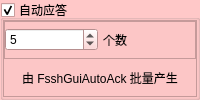
        <widget class="QGroupBox" name="groupBox_autoAck">
         <property name="minimumSize">
          <size>
           <width>0</width>
           <height>0</height>
          </size>
         </property>
         <property name="maximumSize">
          <size>
           <width>16777215</width>
           <height>100</height>
          </size>
         </property>
         <property name="palette">
          <palette>
           <active>
            <colorrole role="WindowText">
             <brush brushstyle="SolidPattern">
              <color alpha="255">
               <red>0</red>
               <green>0</green>
               <blue>0</blue>
              </color>
             </brush>
            </colorrole>
            <colorrole role="Button">
             <brush brushstyle="SolidPattern">
              <color alpha="255">
               <red>255</red>
               <green>200</green>
               <blue>200</blue>
              </color>
             </brush>
            </colorrole>
            <colorrole role="Light">
             <brush brushstyle="SolidPattern">
              <color alpha="255">
               <red>255</red>
               <green>255</green>
               <blue>255</blue>
              </color>
             </brush>
            </colorrole>
            <colorrole role="Midlight">
             <brush brushstyle="SolidPattern">
              <color alpha="255">
               <red>255</red>
               <green>227</green>
               <blue>227</blue>
              </color>
             </brush>
            </colorrole>
            <colorrole role="Dark">
             <brush brushstyle="SolidPattern">
              <color alpha="255">
               <red>127</red>
               <green>100</green>
               <blue>100</blue>
              </color>
             </brush>
            </colorrole>
            <colorrole role="Mid">
             <brush brushstyle="SolidPattern">
              <color alpha="255">
               <red>170</red>
               <green>133</green>
               <blue>133</blue>
              </color>
             </brush>
            </colorrole>
            <colorrole role="Text">
             <brush brushstyle="SolidPattern">
              <color alpha="255">
               <red>0</red>
               <green>0</green>
               <blue>0</blue>
              </color>
             </brush>
            </colorrole>
            <colorrole role="BrightText">
             <brush brushstyle="SolidPattern">
              <color alpha="255">
               <red>255</red>
               <green>255</green>
               <blue>255</blue>
              </color>
             </brush>
            </colorrole>
            <colorrole role="ButtonText">
             <brush brushstyle="SolidPattern">
              <color alpha="255">
               <red>0</red>
               <green>0</green>
               <blue>0</blue>
              </color>
             </brush>
            </colorrole>
            <colorrole role="Base">
             <brush brushstyle="SolidPattern">
              <color alpha="255">
               <red>255</red>
               <green>255</green>
               <blue>255</blue>
              </color>
             </brush>
            </colorrole>
            <colorrole role="Window">
             <brush brushstyle="SolidPattern">
              <color alpha="255">
               <red>255</red>
               <green>200</green>
               <blue>200</blue>
              </color>
             </brush>
            </colorrole>
            <colorrole role="Shadow">
             <brush brushstyle="SolidPattern">
              <color alpha="255">
               <red>0</red>
               <green>0</green>
               <blue>0</blue>
              </color>
             </brush>
            </colorrole>
            <colorrole role="AlternateBase">
             <brush brushstyle="SolidPattern">
              <color alpha="255">
               <red>255</red>
               <green>227</green>
               <blue>227</blue>
              </color>
             </brush>
            </colorrole>
            <colorrole role="ToolTipBase">
             <brush brushstyle="SolidPattern">
              <color alpha="255">
               <red>255</red>
               <green>255</green>
               <blue>220</blue>
              </color>
             </brush>
            </colorrole>
            <colorrole role="ToolTipText">
             <brush brushstyle="SolidPattern">
              <color alpha="255">
               <red>0</red>
               <green>0</green>
               <blue>0</blue>
              </color>
             </brush>
            </colorrole>
           </active>
           <inactive>
            <colorrole role="WindowText">
             <brush brushstyle="SolidPattern">
              <color alpha="255">
               <red>0</red>
               <green>0</green>
               <blue>0</blue>
              </color>
             </brush>
            </colorrole>
            <colorrole role="Button">
             <brush brushstyle="SolidPattern">
              <color alpha="255">
               <red>255</red>
               <green>200</green>
               <blue>200</blue>
              </color>
             </brush>
            </colorrole>
            <colorrole role="Light">
             <brush brushstyle="SolidPattern">
              <color alpha="255">
               <red>255</red>
               <green>255</green>
               <blue>255</blue>
              </color>
             </brush>
            </colorrole>
            <colorrole role="Midlight">
             <brush brushstyle="SolidPattern">
              <color alpha="255">
               <red>255</red>
               <green>227</green>
               <blue>227</blue>
              </color>
             </brush>
            </colorrole>
            <colorrole role="Dark">
             <brush brushstyle="SolidPattern">
              <color alpha="255">
               <red>127</red>
               <green>100</green>
               <blue>100</blue>
              </color>
             </brush>
            </colorrole>
            <colorrole role="Mid">
             <brush brushstyle="SolidPattern">
              <color alpha="255">
               <red>170</red>
               <green>133</green>
               <blue>133</blue>
              </color>
             </brush>
            </colorrole>
            <colorrole role="Text">
             <brush brushstyle="SolidPattern">
              <color alpha="255">
               <red>0</red>
               <green>0</green>
               <blue>0</blue>
              </color>
             </brush>
            </colorrole>
            <colorrole role="BrightText">
             <brush brushstyle="SolidPattern">
              <color alpha="255">
               <red>255</red>
               <green>255</green>
               <blue>255</blue>
              </color>
             </brush>
            </colorrole>
            <colorrole role="ButtonText">
             <brush brushstyle="SolidPattern">
              <color alpha="255">
               <red>0</red>
               <green>0</green>
               <blue>0</blue>
              </color>
             </brush>
            </colorrole>
            <colorrole role="Base">
             <brush brushstyle="SolidPattern">
              <color alpha="255">
               <red>255</red>
               <green>255</green>
               <blue>255</blue>
              </color>
             </brush>
            </colorrole>
            <colorrole role="Window">
             <brush brushstyle="SolidPattern">
              <color alpha="255">
               <red>255</red>
               <green>200</green>
               <blue>200</blue>
              </color>
             </brush>
            </colorrole>
            <colorrole role="Shadow">
             <brush brushstyle="SolidPattern">
              <color alpha="255">
               <red>0</red>
               <green>0</green>
               <blue>0</blue>
              </color>
             </brush>
            </colorrole>
            <colorrole role="AlternateBase">
             <brush brushstyle="SolidPattern">
              <color alpha="255">
               <red>255</red>
               <green>227</green>
               <blue>227</blue>
              </color>
             </brush>
            </colorrole>
            <colorrole role="ToolTipBase">
             <brush brushstyle="SolidPattern">
              <color alpha="255">
               <red>255</red>
               <green>255</green>
               <blue>220</blue>
              </color>
             </brush>
            </colorrole>
            <colorrole role="ToolTipText">
             <brush brushstyle="SolidPattern">
              <color alpha="255">
               <red>0</red>
               <green>0</green>
               <blue>0</blue>
              </color>
             </brush>
            </colorrole>
           </inactive>
           <disabled>
            <colorrole role="WindowText">
             <brush brushstyle="SolidPattern">
              <color alpha="255">
               <red>127</red>
               <green>100</green>
               <blue>100</blue>
              </color>
             </brush>
            </colorrole>
            <colorrole role="Button">
             <brush brushstyle="SolidPattern">
              <color alpha="255">
               <red>255</red>
               <green>200</green>
               <blue>200</blue>
              </color>
             </brush>
            </colorrole>
            <colorrole role="Light">
             <brush brushstyle="SolidPattern">
              <color alpha="255">
               <red>255</red>
               <green>255</green>
               <blue>255</blue>
              </color>
             </brush>
            </colorrole>
            <colorrole role="Midlight">
             <brush brushstyle="SolidPattern">
              <color alpha="255">
               <red>255</red>
               <green>227</green>
               <blue>227</blue>
              </color>
             </brush>
            </colorrole>
            <colorrole role="Dark">
             <brush brushstyle="SolidPattern">
              <color alpha="255">
               <red>127</red>
               <green>100</green>
               <blue>100</blue>
              </color>
             </brush>
            </colorrole>
            <colorrole role="Mid">
             <brush brushstyle="SolidPattern">
              <color alpha="255">
               <red>170</red>
               <green>133</green>
               <blue>133</blue>
              </color>
             </brush>
            </colorrole>
            <colorrole role="Text">
             <brush brushstyle="SolidPattern">
              <color alpha="255">
               <red>127</red>
               <green>100</green>
               <blue>100</blue>
              </color>
             </brush>
            </colorrole>
            <colorrole role="BrightText">
             <brush brushstyle="SolidPattern">
              <color alpha="255">
               <red>255</red>
               <green>255</green>
               <blue>255</blue>
              </color>
             </brush>
            </colorrole>
            <colorrole role="ButtonText">
             <brush brushstyle="SolidPattern">
              <color alpha="255">
               <red>127</red>
               <green>100</green>
               <blue>100</blue>
              </color>
             </brush>
            </colorrole>
            <colorrole role="Base">
             <brush brushstyle="SolidPattern">
              <color alpha="255">
               <red>255</red>
               <green>200</green>
               <blue>200</blue>
              </color>
             </brush>
            </colorrole>
            <colorrole role="Window">
             <brush brushstyle="SolidPattern">
              <color alpha="255">
               <red>255</red>
               <green>200</green>
               <blue>200</blue>
              </color>
             </brush>
            </colorrole>
            <colorrole role="Shadow">
             <brush brushstyle="SolidPattern">
              <color alpha="255">
               <red>0</red>
               <green>0</green>
               <blue>0</blue>
              </color>
             </brush>
            </colorrole>
            <colorrole role="AlternateBase">
             <brush brushstyle="SolidPattern">
              <color alpha="255">
               <red>255</red>
               <green>200</green>
               <blue>200</blue>
              </color>
             </brush>
            </colorrole>
            <colorrole role="ToolTipBase">
             <brush brushstyle="SolidPattern">
              <color alpha="255">
               <red>255</red>
               <green>255</green>
               <blue>220</blue>
              </color>
             </brush>
            </colorrole>
            <colorrole role="ToolTipText">
             <brush brushstyle="SolidPattern">
              <color alpha="255">
               <red>0</red>
               <green>0</green>
               <blue>0</blue>
              </color>
             </brush>
            </colorrole>
           </disabled>
          </palette>
         </property>
         <property name="autoFillBackground">
          <bool>true</bool>
         </property>
         <property name="title">
          <string>自动应答</string>
         </property>
         <property name="checkable">
          <bool>true</bool>
         </property>
         <layout class="QVBoxLayout" name="verticalLayout_2">
          <property name="spacing">
           <number>0</number>
          </property>
          <property name="leftMargin">
           <number>0</number>
          </property>
          <property name="topMargin">
           <number>0</number>
          </property>
          <property name="rightMargin">
           <number>0</number>
          </property>
          <property name="bottomMargin">
           <number>0</number>
          </property>
          <item>
           <widget class="QFrame" name="frame_autoAck">
            <property name="frameShape">
             <enum>QFrame::StyledPanel</enum>
            </property>
            <property name="frameShadow">
             <enum>QFrame::Raised</enum>
            </property>
            <layout class="QVBoxLayout" name="autoAckLayout">
             <property name="spacing">
              <number>0</number>
             </property>
             <property name="leftMargin">
              <number>0</number>
             </property>
             <property name="topMargin">
              <number>0</number>
             </property>
             <property name="rightMargin">
              <number>0</number>
             </property>
             <property name="bottomMargin">
              <number>0</number>
             </property>
             <item>
              <widget class="QFrame" name="frame_ACKnum">
               <property name="frameShape">
                <enum>QFrame::StyledPanel</enum>
               </property>
               <property name="frameShadow">
                <enum>QFrame::Raised</enum>
               </property>
               <layout class="QHBoxLayout" name="horizontalLayout_2">
                <property name="spacing">
                 <number>5</number>
                </property>
                <property name="leftMargin">
                 <number>0</number>
                </property>
                <property name="topMargin">
                 <number>0</number>
                </property>
                <property name="rightMargin">
                 <number>0</number>
                </property>
                <property name="bottomMargin">
                 <number>0</number>
                </property>
                <item>
                 <widget class="QSpinBox" name="spinBox_autoAckNum">
                  <property name="minimum">
                   <number>1</number>
                  </property>
                  <property name="maximum">
                   <number>99</number>
                  </property>
                  <property name="value">
                   <number>5</number>
                  </property>
                 </widget>
                </item>
                <item>
                 <widget class="QLabel" name="label_8">
                  <property name="text">
                   <string>个数</string>
                  </property>
                 </widget>
                </item>
               </layout>
              </widget>
             </item>
             <item>
              <widget class="QLabel" name="label_autoAck">
               <property name="text">
                <string>由 FsshGuiAutoAck 批量产生</string>
               </property>
               <property name="alignment">
                <set>Qt::AlignCenter</set>
               </property>
              </widget>
             </item>
            </layout>
           </widget>
          </item>
         </layout>
        </widget>
